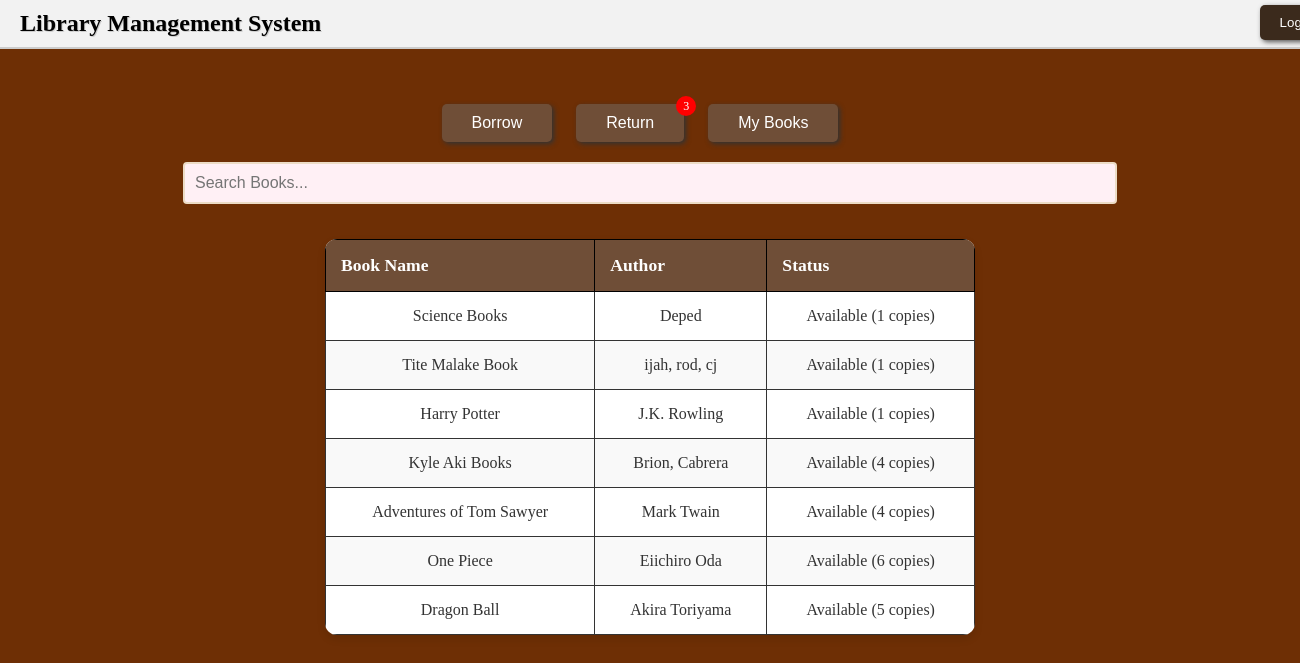
The app's page /member/homepage (signed in), older data.
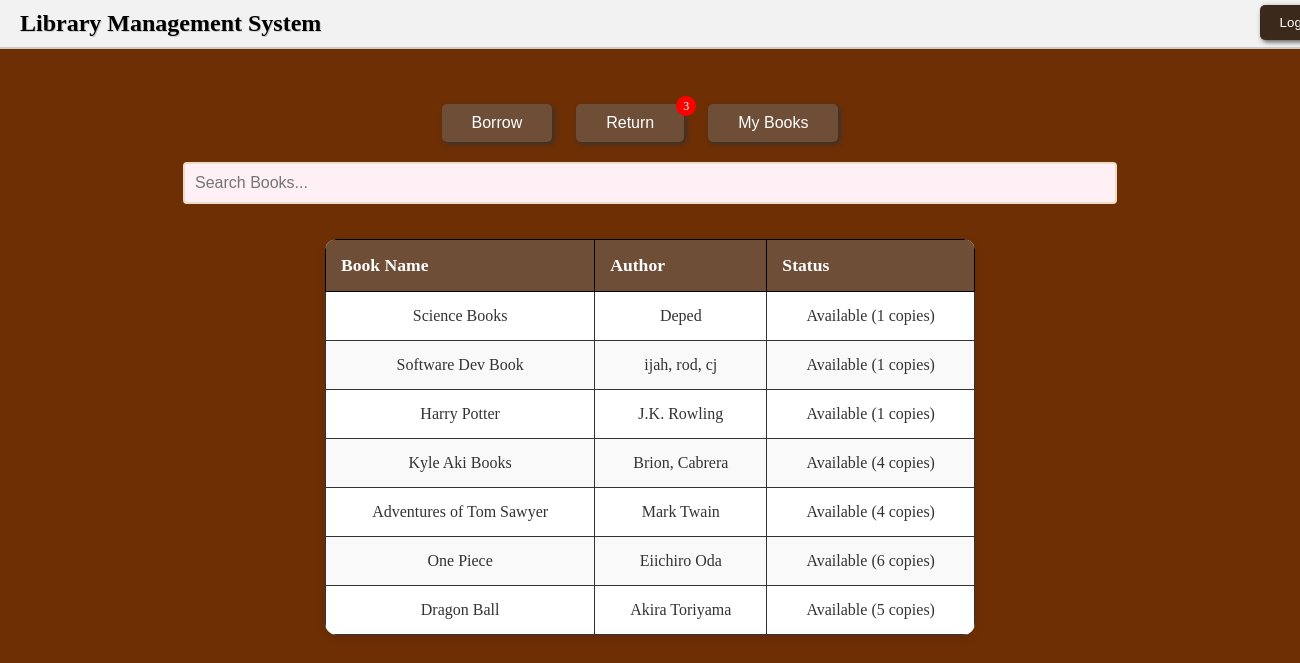
The same page, newer data.
### website/models.py (models this page shows, shortened)
class Book(db.Model):
    id = db.Column(db.Integer, primary_key=True)
    title = db.Column(db.String(255), nullable=False)
    author = db.Column(db.String(255), nullable=False)
    isbn = db.Column(db.String(20), unique=True, nullable=False)
    available_copies = db.Column(db.Integer, default=1)

### website/views.py (the view)
@views.route('/member/homepage')
@login_required
def member_homepage():
    books = Book.query.all()
    borrowed_books = BorrowRecord.query.filter_by(user_id=current_user.id, returned=False).all()
    borrowed_count = len(borrowed_books)
    return render_template('member_home.html', books=books, borrowed_books=borrowed_books, borrowed_count=borrowed_count)

### website/__init__.py (called while the page is built)
def create_app():
    app = Flask(__name__)
    app.config["SECRET_KEY"] = 'aobwduiao'
    app.config['SQLALCHEMY_DATABASE_URI'] = f'sqlite:///library.db'
    db.init_app(app)
    migrate.init_app(app, db)
    bcrypt.init_app(app)
    login_manager.init_app(app)
    @login_manager.user_loader
    def load_user(user_id):
        return User.query.get(int(user_id))
    from .auth import auth
    app.register_blueprint(auth)
    from .views import views
    app.register_blueprint(views)
    with app.app_context():
        try:
            with db.engine.connect() as connection:
                connection.execute(text("SELECT 1"))
            print("Database connection successful!")
        except Exception as e:
            print(f"Database connection failed: {e}")
    create_database(app)
    return app

### website/templates/member_home.html (shortened to what this page needs)
{% extends "base.html" %}
{% block content %}
  <div class="container-member">
    <div class="header2">
      <h1>Library Management System</h1>
    </div>
    <button class="logout-btns" onclick="popLogout()">Logout</button>
    <div class="actions">
      <button class="action-btn" onclick="showBorrowBooks()">Borrow</button>
      <div class="button-container">
        <button class="action-btn" onclick="popReturn()">Return</button>
        <span class="badge" id="borrowBadge">{{ borrowed_count }}</span>
      </div>
      <button class="action-btn" onclick="showMyBooks()">My Books</button>
    </div>
    <div class="search-bar-member" style="margin-top: 20px;">
      <input type="text" id="searchInput" placeholder="Search Books..." onkeyup="searchBooks()">
    </div>
    <div class="table-member">
      <table>
        <thead>
          <tr>
            <th>Book Name</th>
            <th>Author</th>
            <th>Status</th>
          </tr>
        </thead>
        <tbody>
          {% for book in books %}
          <tr>
            <td>{{ book.title }}</td>
            <td>{{ book.author }}</td>
            <td>
              {% if book.available_copies > 0 %}
                Available ({{ book.available_copies }} copies)
              {% else %}
                Not Available
              {% endif %}
            </td>
          </tr>
          {% endfor %}
        </tbody>
      </table>
    </div>
  </div>
{% endblock %}

### website/templates/base.html (shortened to what this page needs)
<!DOCTYPE html>
<html lang="en">
<head>
    <link rel="stylesheet" href="https://cdnjs.cloudflare.com/ajax/libs/font-awesome/6.5.0/css/all.min.css">
    <link rel="stylesheet" href="https://cdn.jsdelivr.net/npm/swiper@11/swiper-bundle.min.css"/>
    <link rel="stylesheet" type="text/css" href="{{ url_for('static', filename='style.css') }}">
    <link rel="stylesheet" href="{{ url_for('static', filename='style.css') }}">
</head>
<body>
    {% block content %}{% endblock %}
</body>
</html>

### website/static/style.css (style rules this page uses)
body { margin: 0; padding: 0; font-family: 'Georgia', cursive; background-attachment: fixed; background-color: #6e2f05; background-image: url('https://www.transparenttextures.com/patterns/wood-pattern.png'); text-align: center; }
.search-bar-member input { width: 70%; padding: 10px; margin-bottom: 15px; border: 2px solid #ecdcc6; background: #fff0f5; border-radius: 4px; font-size: 1rem; }
.table1 table, th, td { border: 1px solid #000; }
.table1 th, td { padding: 10px; text-align: center; }
.table table, th, td { border: 1px solid #000; }
.table th, td { padding: 10px; text-align: center; }
.table2 table, th, td { border: 1px solid #000; }
.table2 th, td { padding: 10px; text-align: center; }
.table3 table, th, td { border: 1px solid #000; }
.table3 th, td { padding: 10px; text-align: center; }
.table4 table, th, td { border: 1px solid #000; }
.table4 th, td { padding: 10px; text-align: center; }
.header2 { background-color: #f2f2f2; padding: 10px 20px; display: flex; justify-content: space-between; align-items: center; border-bottom: 2px solid #ccc; }
.header2 h1 { margin: 0; font-size: 24px; color: #000; text-shadow: 1px 1px #ccc; }
.logout-btns { position: relative; top: -44px; left: 650px; background-color: #3b2a1c; color: white; border: none; padding: 10px 20px; box-shadow: 2px 2px 5px #555; cursor: pointer; border-radius: 5px; }
.actions { text-align: center; margin: 20px 0; }
.action-btn { background-color: #6f4e37; color: white; padding: 10px 30px; margin-right: 20px; border: none; cursor: pointer; font-size: 16px; border-radius: 5px; box-shadow: 2px 2px 5px #333; }
.table th, td { border: 1px solid #333; padding: 10px; text-align: center; }
.table-member table { margin: auto; width: 50%; border-collapse: collapse; background-color: #fff; border-radius: 12px; overflow: hidden; box-shadow: 0 4px 8px rgba(0,0,0,0.1); margin-top: 20px; }
.table-member thead { background-color: #6f4e37; color: white; }
.table-member thead th { padding: 15px; text-align: left; font-size: 1.1rem; }
.table-member tbody tr { border-bottom: 1px solid #ddd; }
.table-member tbody tr:nth-child(even) { background-color: #f9f9f9; }
.table-member tbody td { padding: 15px; font-size: 1rem; color: #333; }
.button-container { position: relative; display: inline-block; }
.badge { position: absolute; top: -0.5rem; right: 0.5rem; width: 20px; height: 20px; background-color: red; color: white; border-radius: 50%; font-size: 0.75em; display: flex; justify-content: center; align-items: center; pointer-events: none; }

Row changes from the older to the newer data that the page shows:
changed Book "ijah, rod, cj": title "Tite Malake Book" → "Software Dev Book"
